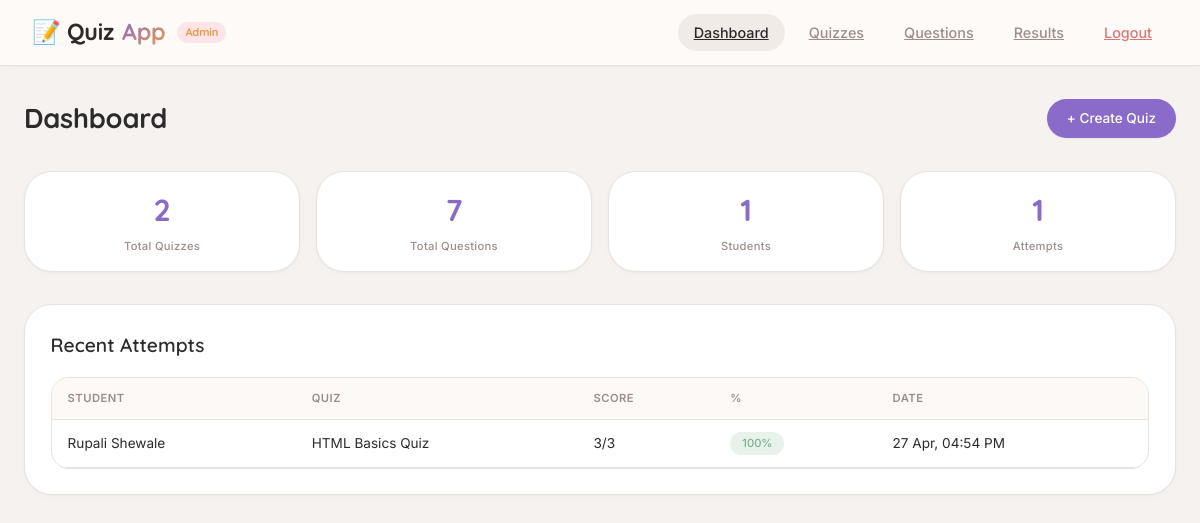
Page /admin/dashboard.php (signed in) on the committed database.
### tables this page shows
CREATE TABLE `attempts` (
  `id` int(11) NOT NULL,
  `user_id` int(11) NOT NULL,
  `quiz_id` int(11) NOT NULL,
  `score` int(11) DEFAULT 0,
  `total_marks` int(11) DEFAULT 0,
  `started_at` timestamp NOT NULL DEFAULT current_timestamp(),
  `submitted_at` timestamp NULL DEFAULT NULL
);

CREATE TABLE `users` (
  `id` int(11) NOT NULL,
  `name` varchar(100) NOT NULL,
  `email` varchar(150) NOT NULL,
  `password` varchar(255) NOT NULL,
  `role` enum('admin','student') DEFAULT 'student',
  `created_at` timestamp NOT NULL DEFAULT current_timestamp()
);

CREATE TABLE `quizzes` (
  `id` int(11) NOT NULL,
  `title` varchar(200) NOT NULL,
  `description` text DEFAULT NULL,
  `time_limit` int(11) DEFAULT 30,
  `created_by` int(11) DEFAULT NULL,
  `is_active` tinyint(1) DEFAULT 1,
  `created_at` timestamp NOT NULL DEFAULT current_timestamp()
);

### admin/dashboard.php (the view, shortened to what this page needs)
<?php
require_once '../includes/db.php';
$stats = [
    'quizzes'  => $conn->query("SELECT COUNT(*) AS c FROM quizzes")->fetch_assoc()['c'],
    'questions'=> $conn->query("SELECT COUNT(*) AS c FROM questions")->fetch_assoc()['c'],
    'users'    => $conn->query("SELECT COUNT(*) AS c FROM users WHERE role='student'")->fetch_assoc()['c'],
    'attempts' => $conn->query("SELECT COUNT(*) AS c FROM attempts")->fetch_assoc()['c'],
];
$recent = $conn->query("
    SELECT a.score, a.total_marks, a.submitted_at, u.name AS student, q.title
    FROM attempts a
    JOIN users u ON a.user_id = u.id
    JOIN quizzes q ON a.quiz_id = q.id
    ORDER BY a.submitted_at DESC
    LIMIT 8
");
?>
<!DOCTYPE html>
<html lang="en">
<head>
<link rel="stylesheet" href="../assets/css/style.css">
</head>
<body>
<nav class="navbar">
    <div class="logo">📝 Quiz<span>App</span> <span style="font-size:0.7rem; color:var(--accent2); background:rgba(255,101,132,0.15); padding:2px 8px; border-radius:20px; margin-left:4px;">Admin</span></div>
    <div class="nav-links">
        <a href="dashboard.php" class="active">Dashboard</a>
        <a href="quizzes.php">Quizzes</a>
        <a href="questions.php">Questions</a>
        <a href="results.php">Results</a>
        <a href="../logout.php" style="color:var(--danger)">Logout</a>
    </div>
</nav>
<div class="container">
    <div class="page-header">
        <h2>Dashboard</h2>
        <a href="create_quiz.php" class="btn btn-primary">+ Create Quiz</a>
    </div>
    <div class="stats-grid">
        <div class="stat-card">
            <div class="stat-val"><?= $stats['quizzes'] ?></div>
            <div class="stat-lbl">Total Quizzes</div>
        </div>
        <div class="stat-card">
            <div class="stat-val"><?= $stats['questions'] ?></div>
            <div class="stat-lbl">Total Questions</div>
        </div>
        <div class="stat-card">
            <div class="stat-val"><?= $stats['users'] ?></div>
            <div class="stat-lbl">Students</div>
        </div>
        <div class="stat-card">
            <div class="stat-val"><?= $stats['attempts'] ?></div>
            <div class="stat-lbl">Attempts</div>
        </div>
    </div>
    <div class="card">
        <div class="card-title">Recent Attempts</div>
        <div class="table-wrapper">
            <table>
                <thead>
                    <tr>
                        <th>Student</th>
                        <th>Quiz</th>
                        <th>Score</th>
                        <th>%</th>
                        <th>Date</th>
                    </tr>
                </thead>
                <tbody>
                    <?php while ($r = $recent->fetch_assoc()):
                        $pct = $r['total_marks'] > 0 ? round(($r['score']/$r['total_marks'])*100) : 0;
                    ?>
                    <tr>
                        <td><?= htmlspecialchars($r['student']) ?></td>
                        <td><?= htmlspecialchars($r['title']) ?></td>
                        <td><?= $r['score'] ?>/<?= $r['total_marks'] ?></td>
                        <td>
                            <span class="badge <?= $pct>=60?'badge-success':'badge-danger' ?>"><?= $pct ?>%</span>
                        </td>
                        <td><?= date('d M, h:i A', strtotime($r['submitted_at'])) ?></td>
                    </tr>
                    <?php endwhile; ?>
                </tbody>
            </table>
        </div>
    </div>
</div>
</body>
</html>

### assets/css/style.css (style rules this page uses)
:root { --bg: #F5F2F0; --surface: #FDFBF9; --card: #FFFFFF; --border: #E8E2DD; --accent: #8B6BC9; --accent2: #E89B4A; --accent3: #5EAA78; --text: #2D2A2B; --muted: #9B8E8A; --danger: #D97777; --success: #7BAF8E; --warning: #E8964B; --radius-sm: 12px; --radius-md: 18px; --radius-lg: 28px; --shadow-sm: 0 2px 8px rgba(0, 0, 0, 0.02), 0 1px 2px rgba(0, 0, 0, 0.03); --shadow-md: 0 8px 24px rgba(0, 0, 0, 0.05); --shadow-lg: 0 20px 35px -12px rgba(0, 0, 0, 0.08); --transition: all 0.25s cubic-bezier(0.2, 0.9, 0.4, 1.1); }
* { margin: 0; padding: 0; box-sizing: border-box; }
body { font-family: 'Inter', -apple-system, BlinkMacSystemFont, 'Segoe UI', sans-serif; background: var(--bg); color: var(--text); line-height: 1.5; font-size: 15px; -webkit-font-smoothing: antialiased; }
h1, h2, h3, h4, .logo, .timer-display, .stat-card .stat-val, .score-circle .score-num { font-family: 'Quicksand', 'Inter', sans-serif; font-weight: 600; letter-spacing: -0.2px; }
.navbar { background: rgba(253, 251, 249, 0.92); backdrop-filter: blur(12px); border-bottom: 1px solid var(--border); padding: 0 2rem; display: flex; align-items: center; justify-content: space-between; height: 66px; position: sticky; top: 0; z-index: 100; box-shadow: var(--shadow-sm); }
.navbar .logo { font-family: 'Quicksand', sans-serif; font-size: 1.45rem; font-weight: 700; color: var(--text); display: flex; align-items: center; gap: 8px; }
.navbar .logo span { background: linear-gradient(135deg, var(--accent), var(--accent2)); -webkit-background-clip: text; background-clip: text; color: transparent; }
.nav-links { display: flex; gap: 0.5rem; align-items: center; }
.nav-links a { color: var(--muted); font-size: 0.9rem; font-weight: 500; padding: 8px 16px; border-radius: 40px; transition: var(--transition); }
.nav-links a:hover, .nav-links a.active { color: var(--text); background: #F1EBE7; }
.btn { display: inline-flex; align-items: center; gap: 8px; padding: 9px 20px; border-radius: 40px; border: none; cursor: pointer; font-family: 'Inter', sans-serif; font-size: 0.85rem; font-weight: 500; transition: var(--transition); text-decoration: none; }
.btn-primary { background: var(--accent); color: white; box-shadow: 0 1px 2px rgba(0,0,0,0.05); }
.container { max-width: 1200px; margin: 0 auto; padding: 2rem 1.5rem; }
.card { background: var(--card); border: 1px solid var(--border); border-radius: var(--radius-lg); padding: 1.6rem; transition: var(--transition); box-shadow: var(--shadow-sm); }
.card-title { font-family: 'Quicksand', sans-serif; font-size: 1.2rem; font-weight: 600; margin-bottom: 1.1rem; }
.table-wrapper { overflow-x: auto; border-radius: var(--radius-md); background: var(--card); border: 1px solid var(--border); }
table { width: 100%; border-collapse: collapse; font-size: 0.85rem; }
thead th { background: #FCF9F7; padding: 12px 16px; text-align: left; color: var(--muted); font-weight: 600; font-size: 0.7rem; text-transform: uppercase; letter-spacing: 0.5px; border-bottom: 1px solid var(--border); }
tbody td { padding: 12px 16px; border-bottom: 1px solid var(--border); color: var(--text); }
.badge { display: inline-block; padding: 3px 12px; border-radius: 40px; font-size: 0.7rem; font-weight: 500; }
.badge-success { background: rgba(94, 170, 120, 0.15); color: var(--success); }
.page-header { display: flex; align-items: center; justify-content: space-between; margin-bottom: 2rem; flex-wrap: wrap; gap: 1rem; }
.page-header h2 { font-size: 1.7rem; font-weight: 700; color: var(--text); }
.stats-grid { display: grid; grid-template-columns: repeat(auto-fit, minmax(160px, 1fr)); gap: 1rem; margin-bottom: 2rem; }
.stat-card { background: var(--card); border: 1px solid var(--border); border-radius: var(--radius-lg); padding: 1rem 1rem; text-align: center; transition: var(--transition); box-shadow: var(--shadow-sm); }
.stat-card .stat-val { font-family: 'Quicksand', sans-serif; font-size: 1.9rem; font-weight: 700; color: var(--accent); }
.stat-card .stat-lbl { font-size: 0.7rem; color: var(--muted); margin-top: 5px; font-weight: 500; letter-spacing: 0.3px; }

### rows in the picture
attempts: user.name "Rupali Shewale", quiz.title "HTML Basics Quiz", score "3", total_marks "3", pct "100", submitted_at "27 Apr, 04:54 PM"

### other values in the picture
$stats['quizzes'] "2"
$stats['questions'] "7"
$stats['users'] "1"
$stats['attempts'] "1"
